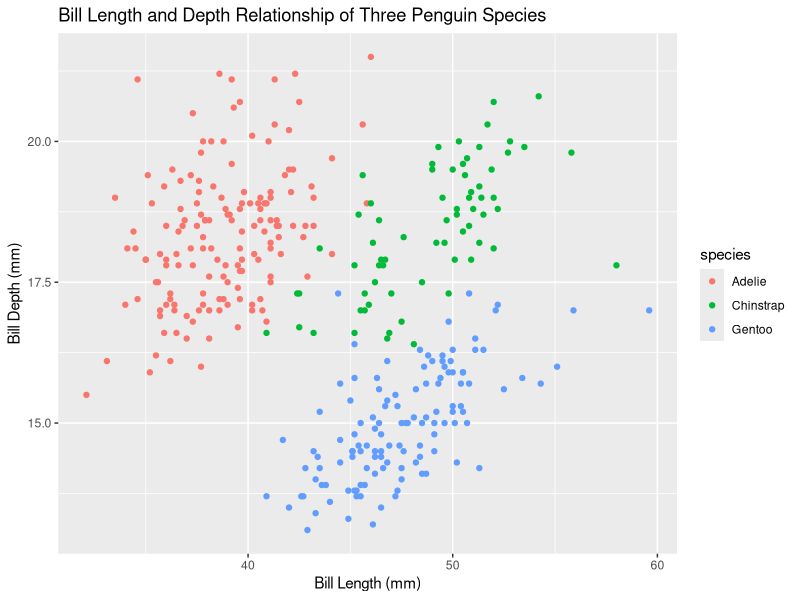

Generate this figure with R:
## ---- chunk 1
library(tidyverse)
library(here)

# Load the penguins data WITHOUT attaching the whole package:
data(penguins, package = "palmerpenguins")
## ---- chunk 2
penguin_plot <- penguins |>
  ggplot(aes(
    x = bill_length_mm,          # TODO: bill length column
    y = bill_depth_mm,          # TODO: bill depth column
    color = species      # TODO: map species INSIDE aes()
  )) +
  geom_point() +
  labs(
    title = "Bill Length and Depth Relationship of Three Penguin Species",    # TODO: a clear title
    x = "Bill Length (mm)",
    y = "Bill Depth (mm)"
  )

penguin_plot
## ---- chunk 3
hook_objects <- c("penguin_plot")
present <- hook_objects[vapply(hook_objects, exists, logical(1))]
if (length(present) > 0) {
  dir.create(here("tests"), showWarnings = FALSE)
  saveRDS(mget(present, inherits = TRUE), here("tests", "_objects.rds"))
}
